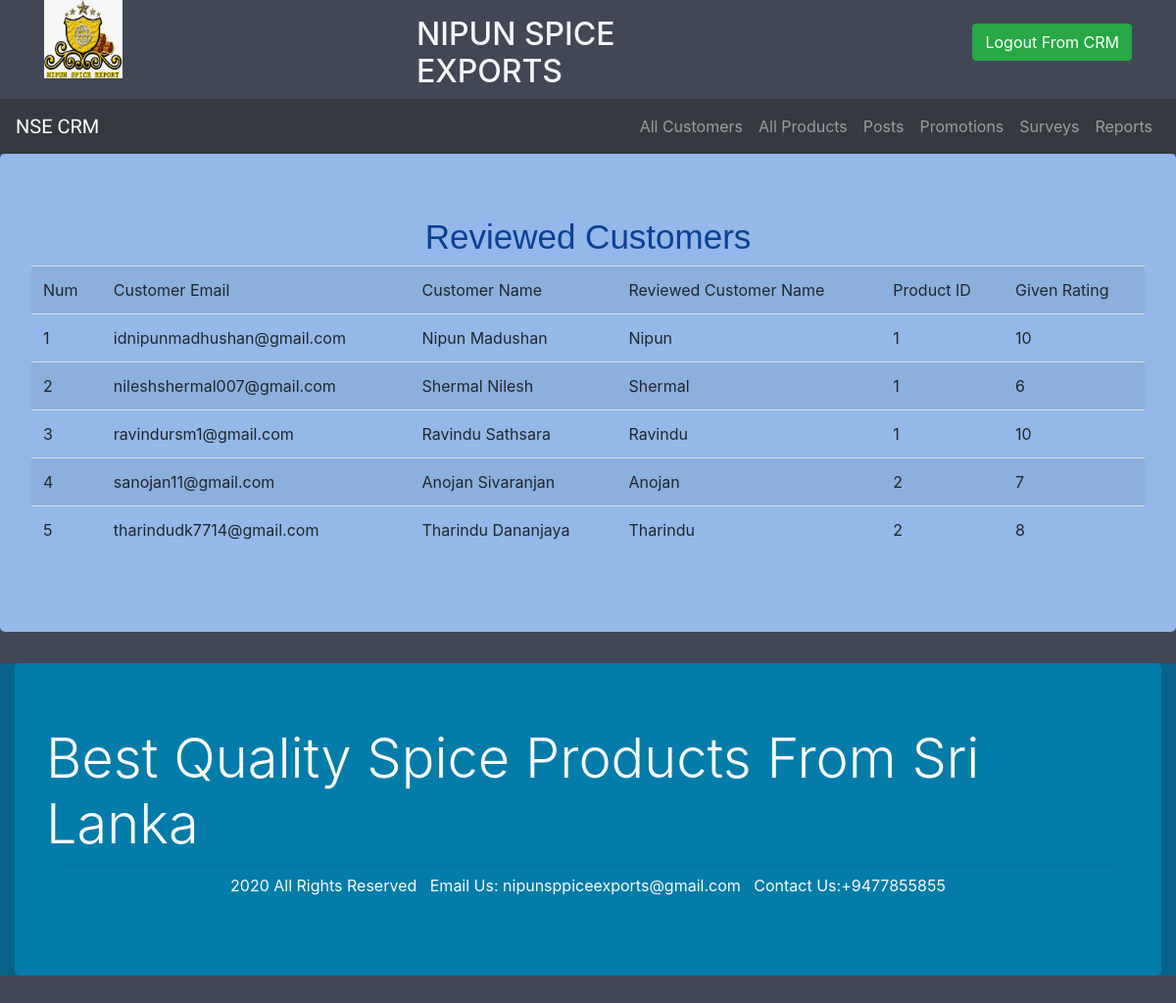
The app's page /Website/Admin/ViewReviwCustomer.php (signed in) with its own data.
### tables this page shows
CREATE TABLE IF NOT EXISTS `productreview` (
  `Review_ID` int(11) NOT NULL AUTO_INCREMENT,
  `P_ID` int(11) NOT NULL,
  `P_Name` varchar(100) NOT NULL,
  `C_Name` varchar(100) NOT NULL,
  `Review_Date` date NOT NULL,
  `P_Review` varchar(200) NOT NULL,
  `P_Rating` int(11) NOT NULL,
  PRIMARY KEY (`Review_ID`),
  KEY `P_ID` (`P_ID`),
  KEY `P_Name` (`P_Name`),
  KEY `C_Name` (`C_Name`)
);

CREATE TABLE IF NOT EXISTS `customer` (
  `C_Email` varchar(100) NOT NULL,
  `C_password` varchar(20) NOT NULL,
  `C_fname` varchar(50) NOT NULL,
  `C_lname` varchar(50) NOT NULL,
  `C_Address` varchar(500) NOT NULL,
  `C_Country` varchar(100) NOT NULL,
  `C_ZipCode` varchar(20) NOT NULL,
  `C_Phone` varchar(12) NOT NULL,
  PRIMARY KEY (`C_Email`),
  KEY `C_fname` (`C_fname`)
);

### Website/Admin/ViewReviwCustomer.php (the view, shortened to what this page needs)
<?php require('Include/headerCRM.php'); ?>
<div class="jumbotron" style="background:#94B8EA ">
<h1 class="head22" align="center">Reviewed Customers</h1>
<table class="table table-striped" >
  <tr>
    <td>Num</td>
    <td>Customer Email</td>
    <td>Customer Name</td>
    <td>Reviewed Customer Name</td>
    <td>Product ID</td>
    <td>Given Rating</td>
  </tr>
<?php
		 $con = mysqli_connect("localhost: 3308","root","","e_com_db");
				  $sql ="SELECT C_Email,C_fname,C_lname,C_Name,P_ID,P_Rating FROM `e_com_db`.`customer`, `e_com_db`.`productreview`
          WHERE `C_fname` = `C_Name`";
		$result = mysqli_query($con,$sql);
		if(mysqli_num_rows($result)> 0)
	{
			while($row = mysqli_fetch_assoc($result))
			{
?>
                <tr>
                  <td class="counterCell"></td>
                  <td><?php echo $row['C_Email'] ?></td>
                  <td><?php echo $row['C_fname'],"\n",$row['C_lname'] ?></td>
                  <td><?php echo $row['C_Name'] ?></td>
                  <td><?php echo $row['P_ID'] ?></td>
                  <td><?php echo $row['P_Rating'] ?></td>
                </tr>
        <?php
      }
    }
      ?>
                </table>
 </div>
<?php require('Include/footerCRM.php'); ?>

### Website/Admin/CSS/crm_style.css (style rules this page uses)
.head22 { font-style:bold; font-family: sans-serif; text-align: center; color:#0B4193; font-size:35px; }
table { counter-reset: tableCount; }
.counterCell:before { content: counter(tableCount); counter-increment: tableCount; }

### records on screen
productreview: customer.C_Email "idnipunmadhushan@gmail.com", customer.C_fname "Nipun", customer.C_lname "Madushan", C_Name "Nipun", P_ID "1", P_Rating "10"
productreview: customer.C_Email "nileshshermal007@gmail.com", customer.C_fname "Shermal", customer.C_lname "Nilesh", C_Name "Shermal", P_ID "1", P_Rating "6"
productreview: customer.C_Email "ravindursm1@gmail.com", customer.C_fname "Ravindu", customer.C_lname "Sathsara", C_Name "Ravindu", P_ID "1", P_Rating "10"
productreview: customer.C_Email "sanojan11@gmail.com", customer.C_fname "Anojan", customer.C_lname "Sivaranjan", C_Name "Anojan", P_ID "2", P_Rating "7"
productreview: customer.C_Email "tharindudk7714@gmail.com", customer.C_fname "Tharindu", customer.C_lname "Dananjaya", C_Name "Tharindu", P_ID "2", P_Rating "8"
